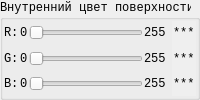
               <widget class="QGroupBox" name="groupBox_InterioColor">
                <property name="font">
                 <font>
                  <family>Consolas</family>
                 </font>
                </property>
                <property name="title">
                 <string>Внутренний цвет поверхности</string>
                </property>
                <layout class="QHBoxLayout" name="horizontalLayout_19">
                 <property name="leftMargin">
                  <number>1</number>
                 </property>
                 <property name="topMargin">
                  <number>1</number>
                 </property>
                 <property name="rightMargin">
                  <number>1</number>
                 </property>
                 <property name="bottomMargin">
                  <number>1</number>
                 </property>
                 <item>
                  <layout class="QVBoxLayout" name="verticalLayout_16">
                   <property name="spacing">
                    <number>1</number>
                   </property>
                   <item>
                    <layout class="QHBoxLayout" name="horizontalLayout_20">
                     <item>
                      <widget class="QLabel" name="label_R_Int">
                       <property name="font">
                        <font>
                         <family>Consolas</family>
                        </font>
                       </property>
                       <property name="text">
                        <string>R:</string>
                       </property>
                      </widget>
                     </item>
                     <item>
                      <widget class="QLabel" name="label_28">
                       <property name="font">
                        <font>
                         <family>Consolas</family>
                        </font>
                       </property>
                       <property name="text">
                        <string>0</string>
                       </property>
                      </widget>
                     </item>
                     <item>
                      <widget class="QSlider" name="slider_R_Int">
                       <property name="font">
                        <font>
                         <family>Consolas</family>
                        </font>
                       </property>
                       <property name="maximum">
                        <number>255</number>
                       </property>
                       <property name="orientation">
                        <enum>Qt::Horizontal</enum>
                       </property>
                      </widget>
                     </item>
                     <item>
                      <widget class="QLabel" name="label_34">
                       <property name="font">
                        <font>
                         <family>Consolas</family>
                        </font>
                       </property>
                       <property name="text">
                        <string>255</string>
                       </property>
                      </widget>
                     </item>
                    </layout>
                   </item>
                   <item>
                    <layout class="QHBoxLayout" name="horizontalLayout_21">
                     <item>
                      <widget class="QLabel" name="label_G_Int">
                       <property name="font">
                        <font>
                         <family>Consolas</family>
                        </font>
                       </property>
                       <property name="text">
                        <string>G:</string>
                       </property>
                      </widget>
                     </item>
                     <item>
                      <widget class="QLabel" name="label_29">
                       <property name="font">
                        <font>
                         <family>Consolas</family>
                        </font>
                       </property>
                       <property name="text">
                        <string>0</string>
                       </property>
                      </widget>
                     </item>
                     <item>
                      <widget class="QSlider" name="slider_G_Int">
                       <property name="font">
                        <font>
                         <family>Consolas</family>
                        </font>
                       </property>
                       <property name="maximum">
                        <number>255</number>
                       </property>
                       <property name="orientation">
                        <enum>Qt::Horizontal</enum>
                       </property>
                      </widget>
                     </item>
                     <item>
                      <widget class="QLabel" name="label_35">
                       <property name="font">
                        <font>
                         <family>Consolas</family>
                        </font>
                       </property>
                       <property name="text">
                        <string>255</string>
                       </property>
                      </widget>
                     </item>
                    </layout>
                   </item>
                   <item>
                    <layout class="QHBoxLayout" name="horizontalLayout_22">
                     <item>
                      <widget class="QLabel" name="label_B_Int">
                       <property name="font">
                        <font>
                         <family>Consolas</family>
                        </font>
                       </property>
                       <property name="text">
                        <string>B:</string>
                       </property>
                      </widget>
                     </item>
                     <item>
                      <widget class="QLabel" name="label_30">
                       <property name="font">
                        <font>
                         <family>Consolas</family>
                        </font>
                       </property>
                       <property name="text">
                        <string>0</string>
                       </property>
                      </widget>
                     </item>
                     <item>
                      <widget class="QSlider" name="slider_B_Int">
                       <property name="font">
                        <font>
                         <family>Consolas</family>
                        </font>
                       </property>
                       <property name="maximum">
                        <number>255</number>
                       </property>
                       <property name="orientation">
                        <enum>Qt::Horizontal</enum>
                       </property>
                      </widget>
                     </item>
                     <item>
                      <widget class="QLabel" name="label_36">
                       <property name="font">
                        <font>
                         <family>Consolas</family>
                        </font>
                       </property>
                       <property name="text">
                        <string>255</string>
                       </property>
                      </widget>
                     </item>
                    </layout>
                   </item>
                  </layout>
                 </item>
                 <item>
                  <widget class="QWidget" name="widget_InteriorColor" native="true">
                   <property name="font">
                    <font>
                     <family>Consolas</family>
                    </font>
                   </property>
                   <property name="autoFillBackground">
                    <bool>true</bool>
                   </property>
                   <layout class="QVBoxLayout" name="verticalLayout_17">
                    <property name="spacing">
                     <number>1</number>
                    </property>
                    <property name="leftMargin">
                     <number>1</number>
                    </property>
                    <property name="topMargin">
                     <number>0</number>
                    </property>
                    <property name="rightMargin">
                     <number>1</number>
                    </property>
                    <property name="bottomMargin">
                     <number>0</number>
                    </property>
                    <item>
                     <widget class="QLabel" name="value_R_Int">
                      <property name="font">
                       <font>
                        <family>Consolas</family>
                       </font>
                      </property>
                      <property name="text">
                       <string>***</string>
                      </property>
                      <property name="margin">
                       <number>1</number>
                      </property>
                     </widget>
                    </item>
                    <item>
                     <widget class="QLabel" name="value_G_Int">
                      <property name="font">
                       <font>
                        <family>Consolas</family>
                       </font>
                      </property>
                      <property name="text">
                       <string>***</string>
                      </property>
                      <property name="margin">
                       <number>1</number>
                      </property>
                     </widget>
                    </item>
                    <item>
                     <widget class="QLabel" name="value_B_Int">
                      <property name="font">
                       <font>
                        <family>Consolas</family>
                       </font>
                      </property>
                      <property name="text">
                       <string>***</string>
                      </property>
                      <property name="margin">
                       <number>1</number>
                      </property>
                     </widget>
                    </item>
                   </layout>
                  </widget>
                 </item>
                </layout>
               </widget>
